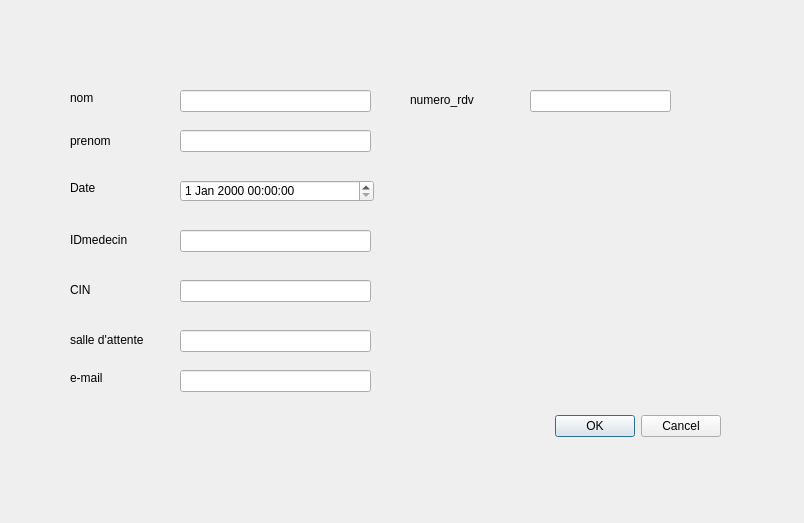
<?xml version="1.0" encoding="UTF-8"?>
<ui version="4.0">
 <class>modifier</class>
 <widget class="QDialog" name="modifier">
  <property name="geometry">
   <rect>
    <x>0</x>
    <y>0</y>
    <width>804</width>
    <height>523</height>
   </rect>
  </property>
  <property name="windowTitle">
   <string>Dialog</string>
  </property>
  <widget class="QDialogButtonBox" name="buttonBox">
   <property name="geometry">
    <rect>
     <x>380</x>
     <y>410</y>
     <width>341</width>
     <height>32</height>
    </rect>
   </property>
   <property name="orientation">
    <enum>Qt::Horizontal</enum>
   </property>
   <property name="standardButtons">
    <set>QDialogButtonBox::Cancel|QDialogButtonBox::Ok</set>
   </property>
  </widget>
  <widget class="QLineEdit" name="prenom">
   <property name="geometry">
    <rect>
     <x>180</x>
     <y>130</y>
     <width>191</width>
     <height>22</height>
    </rect>
   </property>
  </widget>
  <widget class="QLineEdit" name="salle">
   <property name="geometry">
    <rect>
     <x>180</x>
     <y>330</y>
     <width>191</width>
     <height>22</height>
    </rect>
   </property>
  </widget>
  <widget class="QDateTimeEdit" name="date">
   <property name="geometry">
    <rect>
     <x>180</x>
     <y>180</y>
     <width>194</width>
     <height>22</height>
    </rect>
   </property>
  </widget>
  <widget class="QLineEdit" name="numr">
   <property name="geometry">
    <rect>
     <x>530</x>
     <y>90</y>
     <width>141</width>
     <height>22</height>
    </rect>
   </property>
  </widget>
  <widget class="QLineEdit" name="nom">
   <property name="geometry">
    <rect>
     <x>180</x>
     <y>90</y>
     <width>191</width>
     <height>22</height>
    </rect>
   </property>
  </widget>
  <widget class="QLineEdit" name="medecin">
   <property name="geometry">
    <rect>
     <x>180</x>
     <y>230</y>
     <width>191</width>
     <height>22</height>
    </rect>
   </property>
  </widget>
  <widget class="QLineEdit" name="mail">
   <property name="geometry">
    <rect>
     <x>180</x>
     <y>370</y>
     <width>191</width>
     <height>22</height>
    </rect>
   </property>
  </widget>
  <widget class="QLineEdit" name="cin">
   <property name="geometry">
    <rect>
     <x>180</x>
     <y>280</y>
     <width>191</width>
     <height>22</height>
    </rect>
   </property>
  </widget>
  <widget class="QLabel" name="label_13">
   <property name="geometry">
    <rect>
     <x>70</x>
     <y>230</y>
     <width>111</width>
     <height>20</height>
    </rect>
   </property>
   <property name="text">
    <string>IDmedecin</string>
   </property>
  </widget>
  <widget class="QLabel" name="label_2">
   <property name="geometry">
    <rect>
     <x>70</x>
     <y>180</y>
     <width>91</width>
     <height>16</height>
    </rect>
   </property>
   <property name="text">
    <string>Date</string>
   </property>
  </widget>
  <widget class="QLabel" name="label_14">
   <property name="geometry">
    <rect>
     <x>70</x>
     <y>90</y>
     <width>55</width>
     <height>16</height>
    </rect>
   </property>
   <property name="text">
    <string>nom</string>
   </property>
  </widget>
  <widget class="QLabel" name="label_15">
   <property name="geometry">
    <rect>
     <x>70</x>
     <y>130</y>
     <width>81</width>
     <height>21</height>
    </rect>
   </property>
   <property name="text">
    <string>prenom</string>
   </property>
  </widget>
  <widget class="QLabel" name="label_16">
   <property name="geometry">
    <rect>
     <x>70</x>
     <y>330</y>
     <width>131</width>
     <height>20</height>
    </rect>
   </property>
   <property name="text">
    <string>salle d'attente</string>
   </property>
  </widget>
  <widget class="QLabel" name="label_17">
   <property name="geometry">
    <rect>
     <x>410</x>
     <y>90</y>
     <width>121</width>
     <height>20</height>
    </rect>
   </property>
   <property name="text">
    <string>numero_rdv</string>
   </property>
  </widget>
  <widget class="QLabel" name="label_21">
   <property name="geometry">
    <rect>
     <x>70</x>
     <y>370</y>
     <width>55</width>
     <height>16</height>
    </rect>
   </property>
   <property name="text">
    <string>e-mail</string>
   </property>
  </widget>
  <widget class="QLabel" name="label_18">
   <property name="geometry">
    <rect>
     <x>70</x>
     <y>280</y>
     <width>101</width>
     <height>20</height>
    </rect>
   </property>
   <property name="text">
    <string>CIN</string>
   </property>
  </widget>
 </widget>
 <resources/>
 <connections>
  <connection>
   <sender>buttonBox</sender>
   <signal>rejected()</signal>
   <receiver>modifier</receiver>
   <slot>reject()</slot>
   <hints>
    <hint type="sourcelabel">
     <x>316</x>
     <y>260</y>
    </hint>
    <hint type="destinationlabel">
     <x>286</x>
     <y>274</y>
    </hint>
   </hints>
  </connection>
  <connection>
   <sender>buttonBox</sender>
   <signal>accepted()</signal>
   <receiver>modifier</receiver>
   <slot>accept()</slot>
   <hints>
    <hint type="sourcelabel">
     <x>248</x>
     <y>254</y>
    </hint>
    <hint type="destinationlabel">
     <x>157</x>
     <y>274</y>
    </hint>
   </hints>
  </connection>
 </connections>
</ui>
